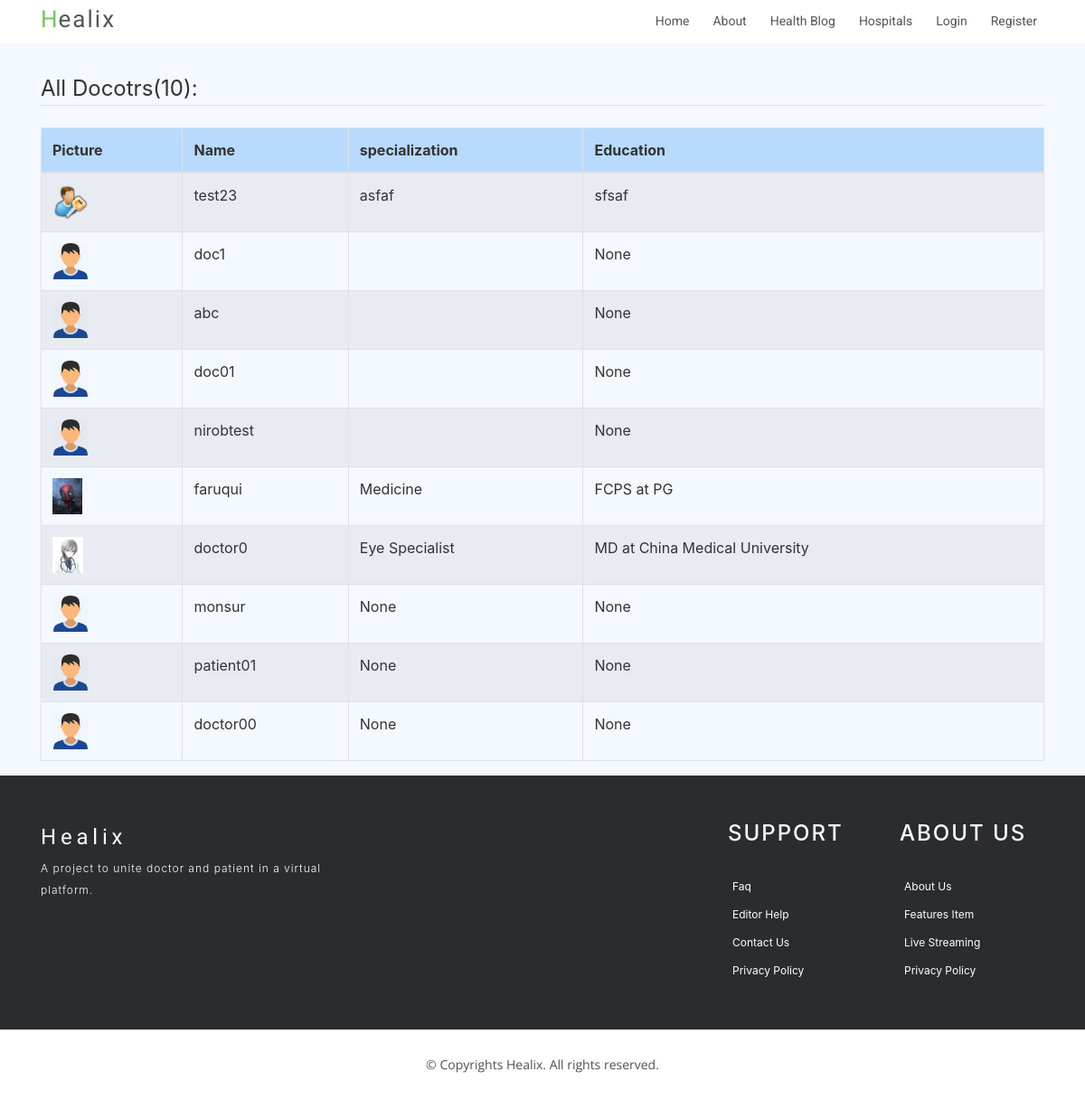
/doctors/, run on an earlier commit of the app's database.
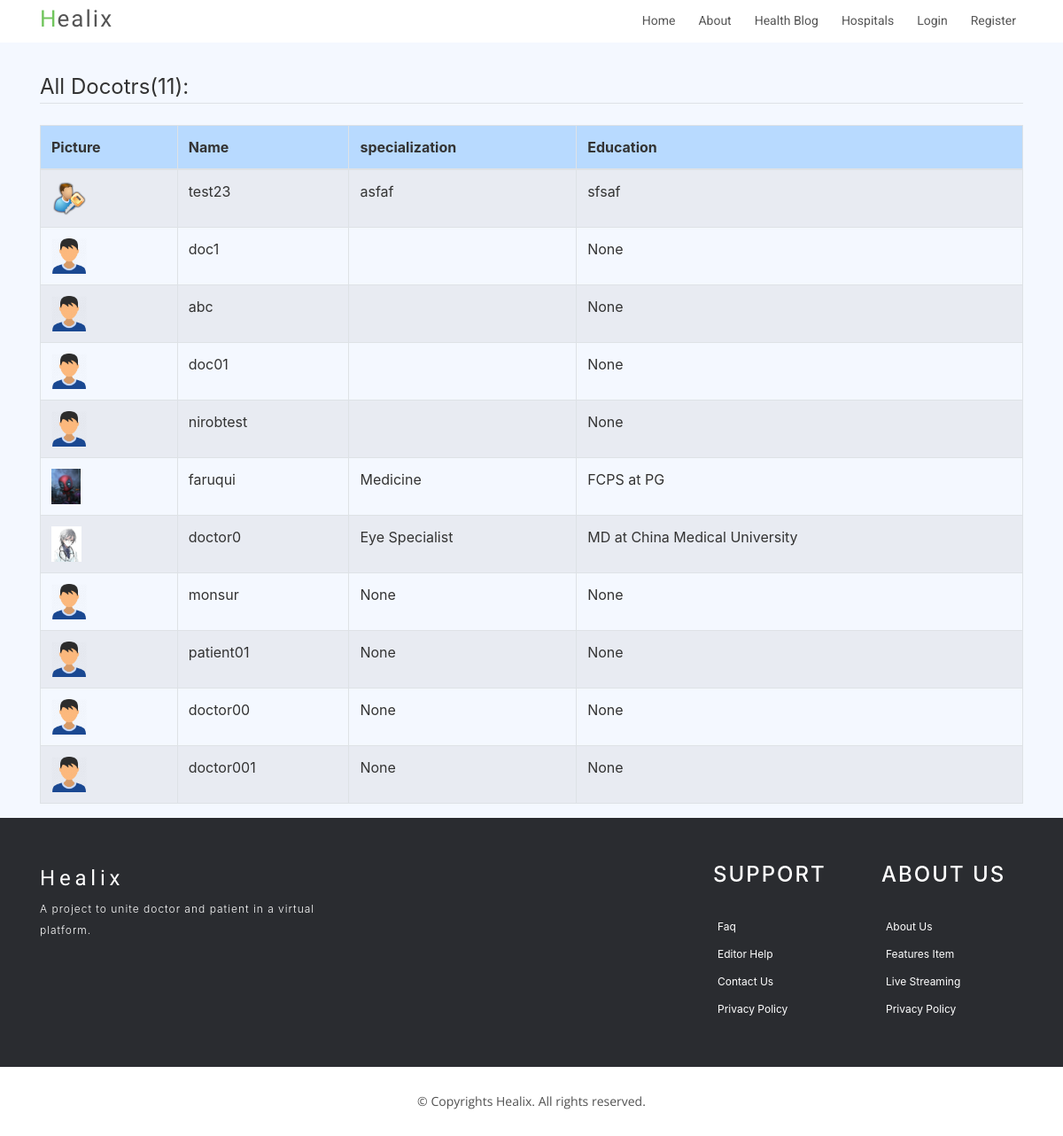
And on a later commit of the database.
### users/models.py (models this page shows, shortened)
class Doctor(models.Model):
    user = models.OneToOneField(User, on_delete=models.CASCADE)
    specialization = models.CharField(max_length = 200, null = True)
    education = models.CharField(max_length = 200, null = True)
    image = models.ImageField(default='profile_pics/default.jpg', upload_to='profile_pics')

class User(AbstractUser):
    is_patient = models.BooleanField('patient status', default=False)
    is_doctor = models.BooleanField('doctor status', default=False)

### users/views.py (the view)
# urls.py: path('doctors/', DoctorListView.as_view(), name = 'doctors'),
class DoctorListView(ListView):
    model = Doctor
    context_object_name = 'doctors'

### users/templates/users/doctor_list.html
{% extends "home/base.html" %}
{% load crispy_forms_tags %}
{% block content %}
  <legend class="border-bottom mb-4">All Docotrs({{doctors.count }}): </legend>
  <table class="table table-hover table-bordered table-striped">
    <thead>
      <tr class="table-primary">
        <th>Picture</th>
        <th>Name</th>
        <th>specialization</th>
        <th>Education</th>
      </tr>
    </thead>
    <tbody>
      {% for doctor in doctors %}
      <tr>
        <td><img src="{{ doctor.image.url }}" height="40px"></td>
        <td>{{doctor.user.username}}</td>
        <td>{{doctor.specialization}}</td>
        <td>{{doctor.education}}</td>
      </tr>
      {% endfor %}
    </tbody>
  </table>
{% endblock content %}

What changed in the data, as far as the page shows it:
added Doctor: image (placeholder picture), user.username "doctor001", specialization "None", education "None"
Also different on the page:
{{ doctors.count }}: "10" → "11"
